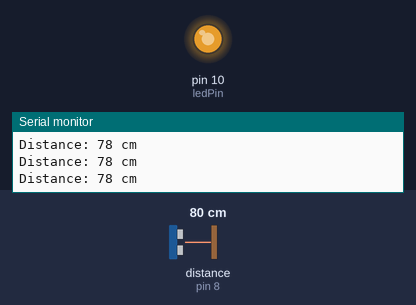
Bench run of a sketch on a simulated Arduino Uno, built with avr-gcc and run on an emulated ATmega328P. Shown: output pins drawn as LEDs (lit = HIGH), the last lines printed to the serial monitor. Wiring (inferred from the names in the program): ultrasonic range finder: trigger pin 9; echo pin 8. Inputs (shaded band) come from the test bench; at power-on: distance to the obstacle (sensor on pin 8) 80 cm. The echo pulse lasts 58.3 µs per cm; pins used as bus, display or sensor lines are not drawn.

Above: at 1.2 s.
1.3 s: distance to the obstacle (sensor on pin 8) set to 2 cm
At 1.8 s:
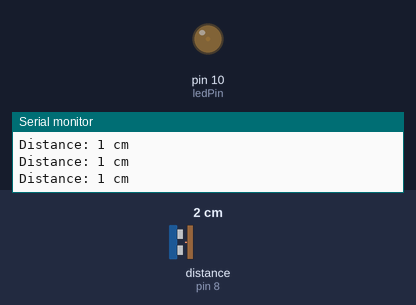
2.8 s: distance to the obstacle (sensor on pin 8) set to 35 cm
At 3.5 s:
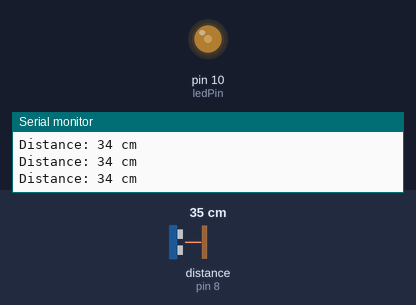
4.3 s: distance to the obstacle (sensor on pin 8) set to 60 cm
At 4.9 s:
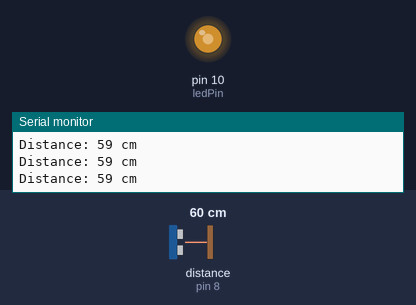
Timing chart, 0 to 7.3 s (numbered marks = the images above; inputs shaded):
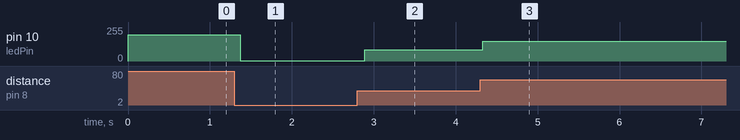

Measured:
- after the input at 1.3 s, pin 10 (ledPin): 198/255 → 2/255 after 0.07 s
- after the input at 2.8 s, pin 10 (ledPin): 2/255 → 86/255 after 0.09 s
- after the input at 4.3 s, pin 10 (ledPin): 86/255 → 150/255 at once

The sketch:

ultra_sonic_sensor.ino
```cpp
const int trigPin = 9; // Trigger pin of the ultrasonic sensor
const int echoPin = 8; // Echo pin of the ultrasonic sensor
const int ledPin = 10; // PWM pin connected to the LED

void setup() {
  pinMode(trigPin, OUTPUT);
  pinMode(echoPin, INPUT);
  pinMode(ledPin, OUTPUT);
  Serial.begin(9600); // Start the serial communication to monitor distance
}

void loop() {
  // Send a pulse to trigger the sensor
  digitalWrite(trigPin, LOW);
  delayMicroseconds(2);
  digitalWrite(trigPin, HIGH);
  delayMicroseconds(10);
  digitalWrite(trigPin, LOW);

  // Read the pulse width from the echo pin
  long duration = pulseIn(echoPin, HIGH);

  // Calculate the distance in centimeters
  long distance = duration * 0.034 / 2;

  // Print the distance to the serial monitor (for debugging)
  Serial.print("Distance: ");
  Serial.print(distance);
  Serial.println(" cm");

  // Map the distance to a brightness value (0-255)
  int brightness = map(distance, 0, 100, 0, 255);
  brightness = constrain(brightness, 0, 255); // Ensure the brightness is within the valid range

  // Set the LED brightness
  analogWrite(ledPin, brightness);

  // Small delay to prevent excessive serial output
  delay(100);
}
```
